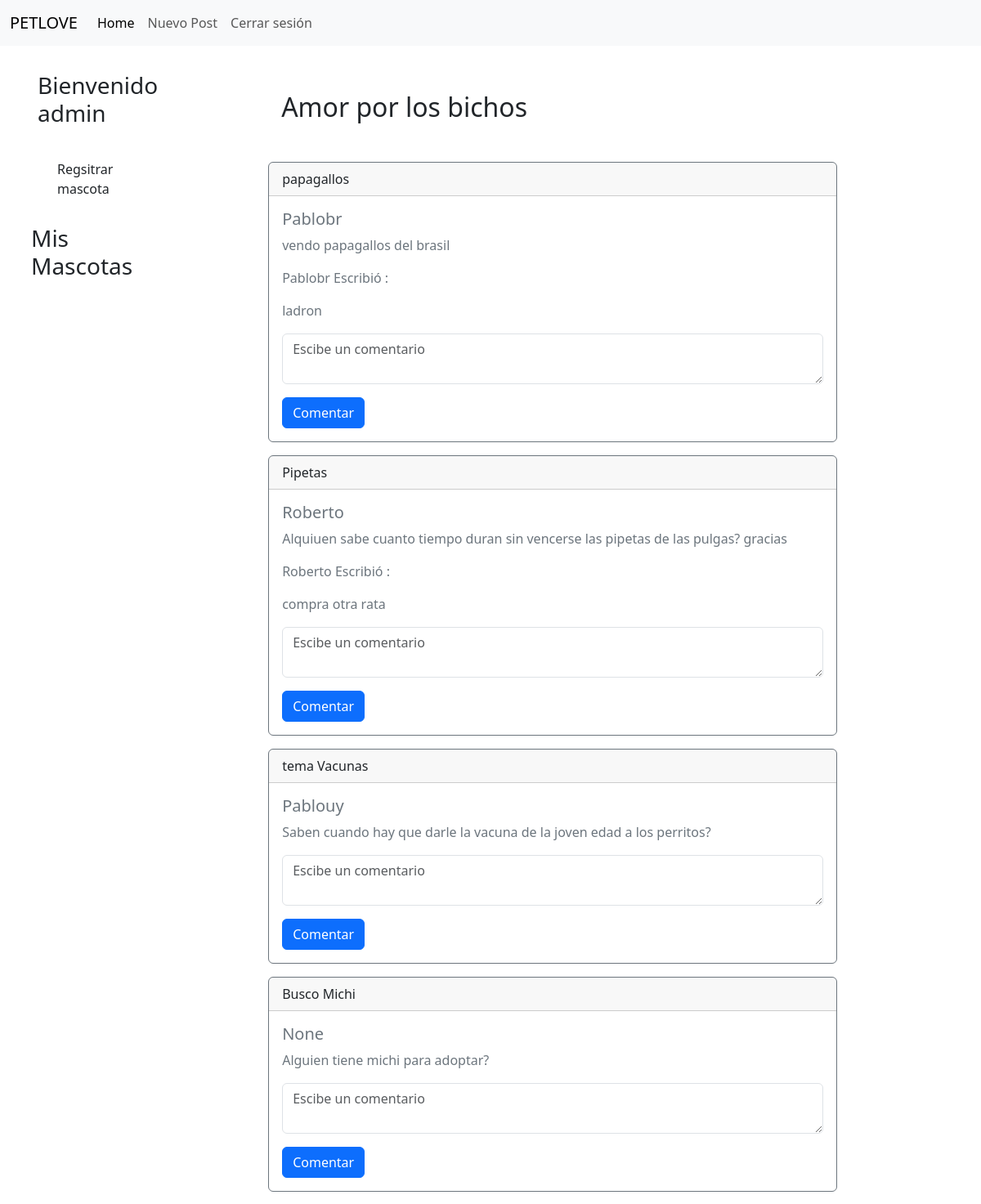
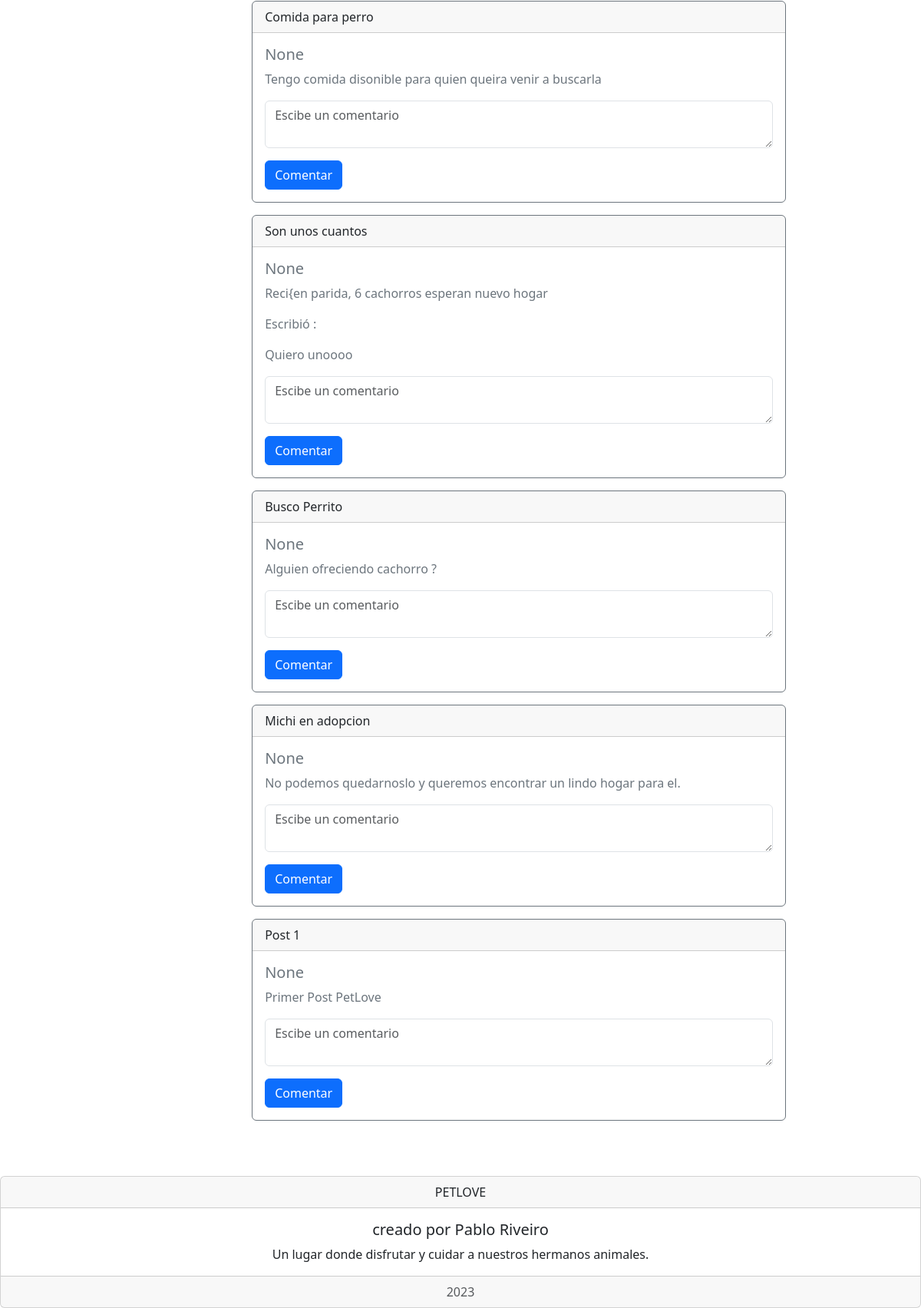
The app's page / (signed in) with its own data (2 pictures, top to bottom).
### base/models.py (models this page shows, shortened)
class Post(models.Model):
    title = models.CharField(max_length=200)
    text = models.TextField()
    updated = models.DateTimeField(auto_now=True)
    created = models.DateTimeField(auto_now_add=True)
    user = models.ForeignKey(User, null=True, on_delete=models.SET_NULL)

class Coment(models.Model):
    text = models.TextField()
    user = models.ForeignKey(User, null=True, on_delete=models.SET_NULL)
    post = models.ForeignKey(Post, on_delete=models.CASCADE)
    updated = models.DateTimeField(auto_now=True)
    created = models.DateTimeField(auto_now_add=True)

### base/views.py (the view)
# urls.py: path('', views.home),
def home(request):
    posts = Post.objects.order_by("-created")
    return render(request, 'home.html', {'posts': posts})

### templates/home.html (shortened to what this page needs)
{% extends "layouts/main.html" %}
{% block content %}
{% for p in posts %}
<ul>
    <div class="card border-secondary mb-3 " style="max-width: 50rem;">
        <div class="card-header">{{p.title}}</div>
        <div class="card-body text-secondary">
            <h5 class="card-title">{{p.user}}</h5>
            <p class="card-text">{{p.text}}</p>
            {% for c in p.coment_set.all %}
            <p> {{p.user.username}} Escribió : </p>
            <p>{{c.text}}</p>
            {%endfor%}
            {% if request.user.is_authenticated %}
            <form method="post" action="/coment/">
                <div class="form-group my-3">
                    <textarea class="form-control" name="text" placeholder="Escibe un comentario"></textarea>
                </div>
                <button class="btn btn-primary" type="submit">Comentar</button>
            </form>
            {%endif%}
        </div>
</ul>
{% endfor %}
{% endblock %}

### templates/layouts/main.html (shortened to what this page needs)
<!DOCTYPE html>
<html lang="en">
<head>
    <link href="https://cdn.jsdelivr.net/npm/bootstrap@5.3.0-alpha1/dist/css/bootstrap.min.css" rel="stylesheet"
>
</head>
<body>
    <header>
        <nav class="navbar navbar-expand-lg bg-body-tertiary">
            <div class="container-fluid">
                <a class="navbar-brand" href="#">PETLOVE</a>
                <div class="collapse navbar-collapse" id="navbarNav">
                    <ul class="navbar-nav">
                        <li class="nav-item">
                            <a class="nav-link active" aria-current="page" href="/">Home</a>
                        </li>
                        {% if request.user.is_authenticated%}
                        <li class="nav-item">
                            <a class="nav-link" href="/post">Nuevo Post</a>
                        </li>
                        {%endif%}
                        {% if request.user.is_authenticated%}
                        <li class="nav-item">
                            <a class="nav-link" href="/logout"> Cerrar sesión
                            </a>
                        </li>
                        {%else%}
                        <li class="nav-item">
                            <a class="nav-link" href="/login"> Iniciar sesión
                            </a>
                        </li>
                        {%endif%}
                    </ul>
                </div>
            </div>
        </nav>
    </header>
    <div class="container d-flex">
        <div class="row">
            <div class="col-4 p-2">
                {% if request.user.is_authenticated %}
                <h3 class="my-3 p-2">Bienvenido {{user.username}}</h3>
                <div class=".bg-secundary p-3 m-3">
                    <a class="nav-link " href="/registro_mascota">Regsitrar mascota</a>
                </div>
                <h3 class="mt-3">Mis Mascotas</h3>
                </div>
                {% else %}
                <p class=" my-3 p-2">Hola, registrate para ser parte de la mayor comunidad de amantes de lso animales,
                    incluso puedes
                    adoptar una si lo estás necesitando</p>
                {%endif%}
            </div>
            <div class="col-8 p-2">
                <div id="content ">
                    <h2 class="m-5">Amor por los bichos</h2>
                    {% block content %}
                    {% endblock %}
                </div>
            </div>
        </div>
    <div class="card text-center mt-5">
        <div class="card-header">
            PETLOVE
        </div>
        <div class="card-body">
            <h5 class="card-title">creado por Pablo Riveiro</h5>
            <p class="card-text">Un lugar donde disfrutar y cuidar a nuestros hermanos animales.</p>
        </div>
        <div class="card-footer text-muted">
            2023
        </div>
    </div>
</body>
</html>

### records on screen
Post: title "papagallos", user "Pablobr", text "vendo papagallos del brasil", user.username "Pablobr"
Coment: text "ladron"
Post: title "Pipetas", user "Roberto", text "Alquiuen sabe cuanto tiempo duran sin vencerse las pipetas de las pulgas? gracias", user.username "Roberto"
Coment: text "compra otra rata"
Post: title "tema Vacunas", user "Pablouy", text "Saben cuando hay que darle la vacuna de la joven edad a los perritos?"
Post: title "Busco Michi", user "None", text "Alguien tiene michi para adoptar?"
Post: title "Comida para perro", user "None", text "Tengo comida disonible para quien queira venir a buscarla"
Post: title "Son unos cuantos", user "None", text "Reci{en parida, 6 cachorros esperan nuevo hogar"
Coment: text "Quiero unoooo"
Post: title "Busco Perrito", user "None", text "Alguien ofreciendo cachorro ?"
Post: title "Michi en adopcion", user "None", text "No podemos quedarnoslo y queremos encontrar un lindo hogar para el."
Post: title "Post 1", user "None", text "Primer Post PetLove"

### other values on screen
{{ user.username }} "admin"
